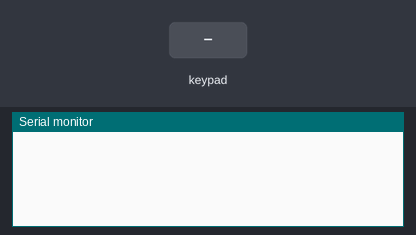
Simulated run of this sketch. Board: Arduino Uno, built with avr-gcc and run on an emulated ATmega328P. Shown: the last lines printed to the serial monitor. The inputs (shaded band) are chosen by the test bench.

Above: at 1.2 s.
1.3 s: key 'D' pressed
At 2.1 s:
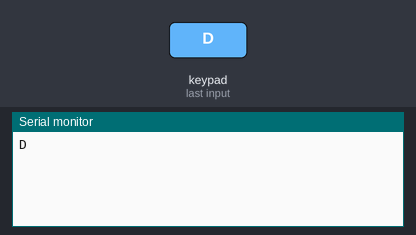
2.8 s: keypad keys 0 1 2 3 pressed 0.4 s apart
At 5.5 s:
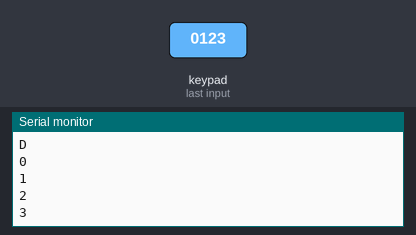
5.9 s: key '#' pressed
At 6.8 s:
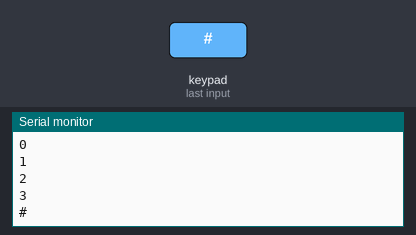
7.4 s: keypad keys 0 1 2 3 * pressed 0.4 s apart
At 10.2 s:
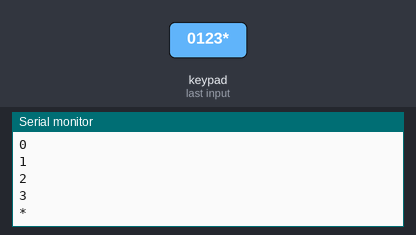
10.9 s: key 'C' pressed
At 11.9 s:
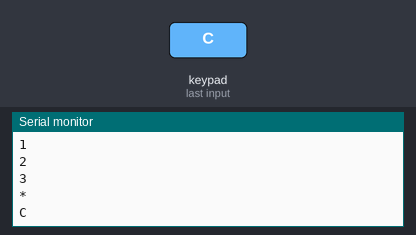
12.4 s: keypad keys 0 1 2 3 A pressed 0.4 s apart
At 15.4 s:
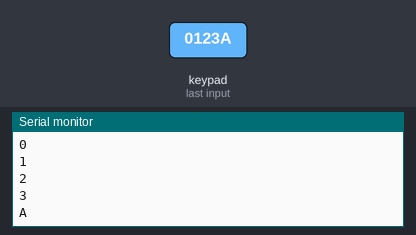
Timing chart, 0 to 16.9 s (numbered marks = the images above; inputs shaded):
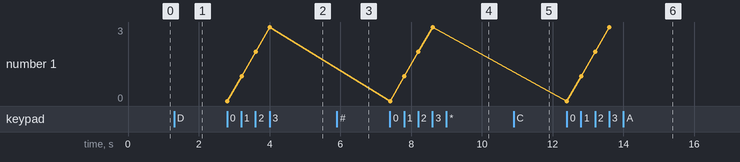

The sketch:

I2C_Keypad.ino
```cpp
/* @file CustomKeypad.pde
|| @version 1.0
|| @author Alexander Brevig
|| @contact alexanderbrevig@gmail.com
||
|| @description
|| | Demonstrates changing the keypad size and key values.
|| #
    Use with I2C i/o G. D. (Joe) Young Feb 28/12
*/
#include <Keypad_I2C.h>
#include <Keypad.h>        // GDY120705
#include <Wire.h>

#define I2CADDR 0x38

const byte ROWS = 4; //four rows
const byte COLS = 4; //four columns
//define the cymbols on the buttons of the keypads
char hexaKeys[ROWS][COLS] = {
{'D','#','0','*'},
{'C','9','8','7'},
{'B','6','5','4'},
{'A','3','2','1'}
};

byte rowPins[ROWS] = {0, 1, 2, 3}; //connect to the row pinouts of the keypad
byte colPins[COLS] = {4, 5, 6, 7}; //connect to the column pinouts of the keypad

//initialize an instance of class NewKeypad
Keypad_I2C customKeypad( makeKeymap(hexaKeys), rowPins, colPins, ROWS, COLS, I2CADDR);

void setup(){
  Wire.begin( );                // GDY200622
  customKeypad.begin( );        // GDY120705
  Serial.begin(9600);
}

void loop(){
  char customKey = customKeypad.getKey();

  if (customKey != NO_KEY){
    Serial.println(customKey);
  }
}
```

Measured:
- after the input at 1.3 s, the serial monitor: prints a new line at once (image 1)
- after the input at 2.8 s, the serial monitor: prints a new line at once (image 2)
- after the input at 5.9 s, the serial monitor: prints a new line at once (image 3)
- after the input at 7.4 s, the serial monitor: prints a new line at once (image 4)
- after the input at 10.9 s, the serial monitor: prints a new line at once (image 5)
- after the input at 12.4 s, the serial monitor: prints a new line at once (image 6)
